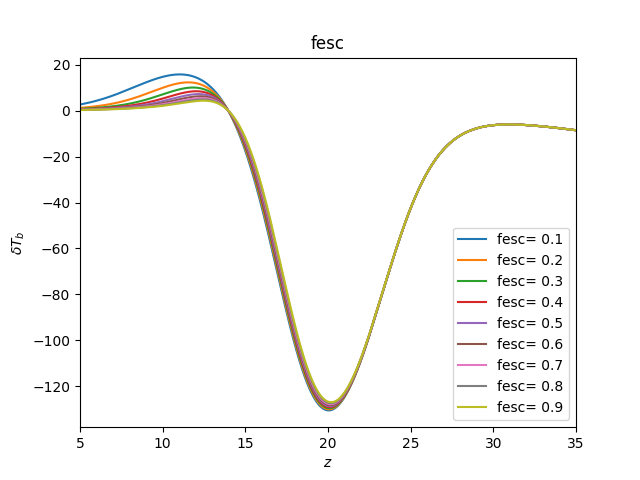

The script that saved this image:
import ares
import matplotlib.pyplot as plt
import numpy as np

fesc=np.arange(0.1, 1, 0.1)
fig1 = plt.figure()
for i in range(len(fesc)):
    sim = ares.simulations.Global21cm(fesc = fesc[i])
    sim.run()
    plt.plot(sim.history['z'], sim.history['dTb'], label = "fesc= "+str(round(fesc[i],1)))

plt.title(r"fesc")
plt.xlabel(r"$z$")
plt.ylabel(r"$\delta T_b$")
plt.legend(loc='lower right')
plt.xlim(5,35)
plt.savefig("fesc")